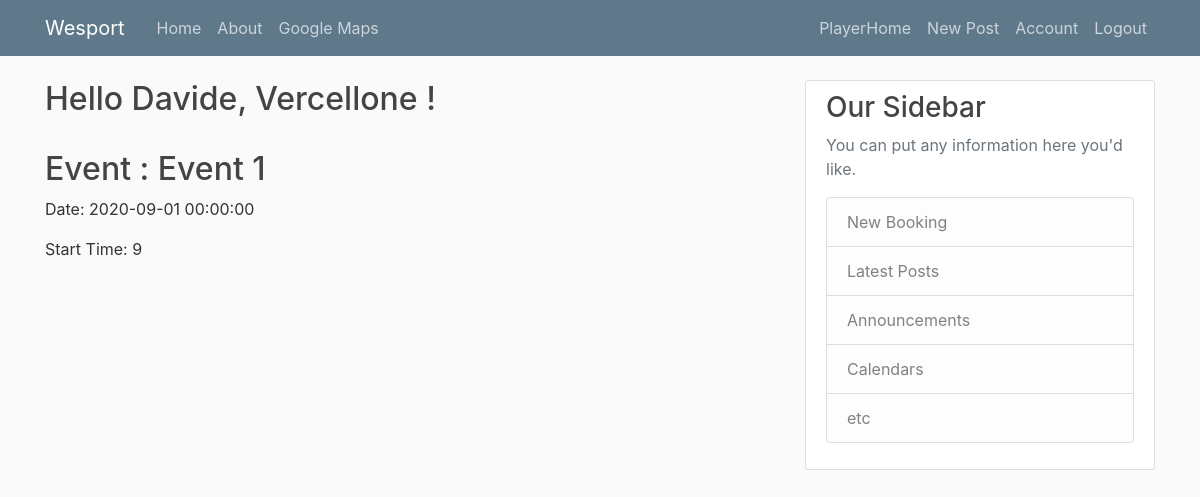
The page /player_home (signed in) on the database as committed earlier.
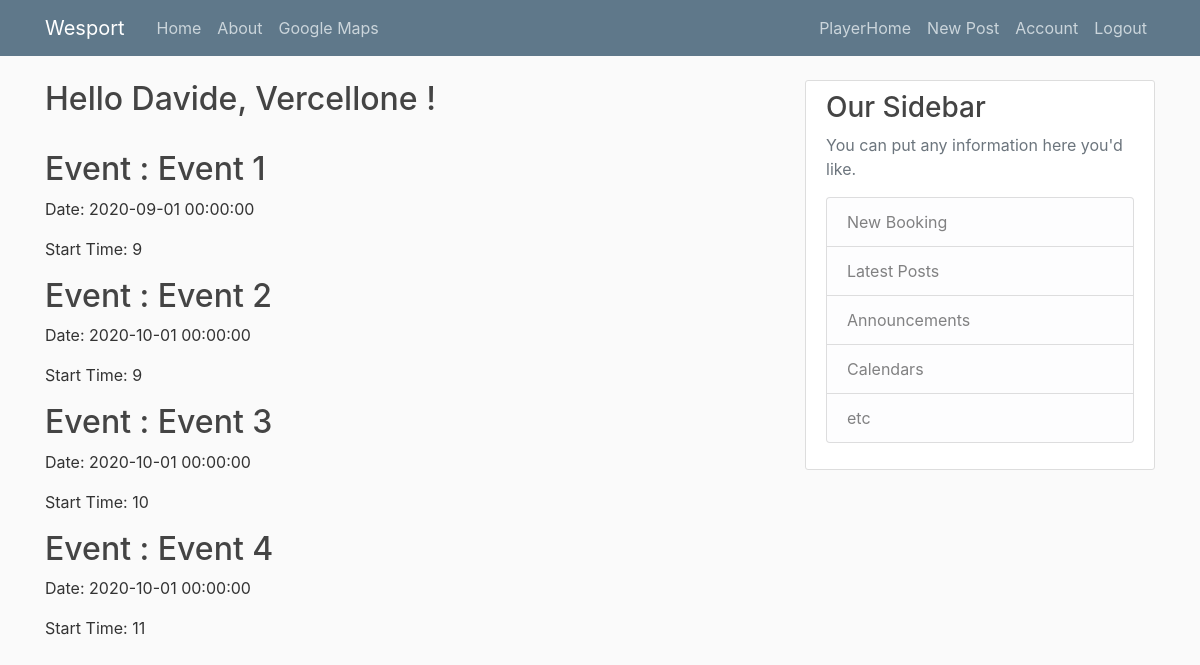
The same page on the database as committed later.
### wesport/models.py (models this page shows, shortened)
class Player(db.Model):
    id = db.Column(db.Integer, primary_key=True)
    name = db.Column(db.String(60), nullable=False)
    surname = db.Column(db.String(60), nullable=False)
    gender = db.Column(db.String(10), nullable=False)
    phone_number = db.Column(db.String(20), unique=True, nullable=False)
    address = db.Column(db.String(60), nullable=False)
    birthdate = db.Column(db.Date, nullable=False)
    subscription_date = db.Column(db.Date, nullable=False, default=datetime.utcnow)
    image_file = db.Column(db.String(20), nullable=False, default='default.jpg')
    user_id = db.Column(db.Integer, db.ForeignKey('user.id'), nullable=False)

class Booking(db.Model):
    id = db.Column(db.Integer, primary_key=True)
    title = db.Column(db.String(64), nullable=False, unique=False)
    date = db.Column(db.DateTime, nullable=False)
    startTime = db.Column(db.Integer, nullable=False)
    endTime = db.Column(db.Integer, nullable=False)  # should be calculated with startTime and duration
    duration = db.Column(db.Integer, nullable=False)
    booker_id = db.Column(db.Integer, db.ForeignKey('player.id'), nullable=False)
    field_id = db.Column(db.Integer, db.ForeignKey('field.id'), nullable=False)
    player_list = db.relationship('Player', backref='Booking', lazy=True)

### wesport/player/routes.py (the view)
@player.route("/player_home")
def player_home():
    if current_user.is_authenticated:
        if current_user.urole == 'Club':
            return redirect(url_for('club.club_home'))
    player = Player.query.filter_by(user_id=current_user.id).first()
    bookings = Booking.query.filter_by(booker_id=current_user.id)
    return render_template('player_home.html', player=player, bookings=bookings)

### wesport/models.py (called while the page is built)
@login_manager.user_loader
def load_user(user_id):
    return User.query.get(int(user_id))

### wesport/templates/player_home.html
{% extends 'layout.html' %}
{% block content %}
    <h2>Hello {{ player.name}}, {{ player.surname }} !</h2> <br>
    {% for booking in bookings %}
        <div>
            <h2><a class="article-title" href="#">Event : {{  booking.title }}</a></h2>
            <p class="article-content">Date: {{ booking.date }}</p>
            <p class="article-content">Start Time: {{ booking.startTime }}</p>
        </div>
    {% endfor %}
{% endblock content %}

### wesport/templates/layout.html (shortened to what this page needs)
<!DOCTYPE html>
<html lang="en">
<head>
    <link rel="stylesheet" href="https://stackpath.bootstrapcdn.com/bootstrap/4.3.1/css/bootstrap.min.css">
    <link rel="stylesheet" type="text/css" href="{{ url_for('static', filename='main.css') }}">
</head>
<body>
    <header class="site-header">
      <nav class="navbar navbar-expand-md navbar-dark bg-steel fixed-top">
        <div class="container">
          <a class="navbar-brand mr-4" href="/">Wesport</a>
          <div class="collapse navbar-collapse" id="navbarToggle">
            <div class="navbar-nav mr-auto">
              <a class="nav-item nav-link" href="{{ url_for('main.home') }}">Home</a>
              <a class="nav-item nav-link" href="{{ url_for('main.about') }}">About</a>
              <a class="nav-item nav-link" href="https://www.google.com/maps" target="_blank">Google Maps</a>
            </div>
            <div class="navbar-nav">
                {% if current_user.is_authenticated %}
                    {% if current_user.urole == 'Player' %}
                        <a class="nav-item nav-link" href="{{ url_for('player.player_home') }}">PlayerHome</a>
                    {% else %}
                        <a class="nav-item nav-link" href="{{ url_for('club.club_home') }}">ClubHome</a>
                    {% endif %}
                    <a class="nav-item nav-link" href="{{ url_for('posts.new_post') }}">New Post</a>
                    <a class="nav-item nav-link" href="{{ url_for('main.account') }}">Account</a>
                    <a class="nav-item nav-link" href="{{ url_for('main.logout') }}">Logout</a>
                {% else %}
                    <a class="nav-item nav-link" href="{{ url_for('main.login') }}">Login</a>
                    <a class="nav-item nav-link" href="{{ url_for('main.register') }}">Register</a>
                {% endif %}
            </div>
          </div>
        </div>
      </nav>
    </header>
    <main role="main" class="container">
      <div class="row">
        <div class="col-md-8">
            {% block content %}{% endblock %}
        </div>
        <div class="col-md-4">
          <div class="content-section">
            <h3>Our Sidebar</h3>
            <p class='text-muted'>You can put any information here you'd like.
              <ul class="list-group">
                {% if current_user.is_authenticated %}
                    {% if current_user.urole == 'Club' %}
                        <a class="list-group-item list-group-item-light" href="{{ url_for('club.add_field') }}">Add Field</a>
                        <li class="list-group-item list-group-item-light">Latest Posts</li>
                        <li class="list-group-item list-group-item-light">Announcements</li>
                        <li class="list-group-item list-group-item-light">Calendars</li>
                        <li class="list-group-item list-group-item-light">etc</li>
                    {% else %}
                        <a class="list-group-item list-group-item-light" href="{{ url_for('player.new_booking') }}">New Booking</a>
                        <li class="list-group-item list-group-item-light">Latest Posts</li>
                        <li class="list-group-item list-group-item-light">Announcements</li>
                        <li class="list-group-item list-group-item-light">Calendars</li>
                        <li class="list-group-item list-group-item-light">etc</li>
                    {% endif %}
                {% else %}
                    <li class="list-group-item list-group-item-light">Latest Posts</li>
                    <li class="list-group-item list-group-item-light">Announcements</li>
                    <li class="list-group-item list-group-item-light">Calendars</li>
                    <li class="list-group-item list-group-item-light">etc</li>
                {% endif %}
              </ul>
            </p>
          </div>
        </div>
      </div>
    </main>
</body>
</html>

### wesport/static/main.css (style rules this page uses)
body { background: #fafafa; color: #333333; margin-top: 5rem; }
h1, h2, h3, h4, h5, h6 { color: #444444; }
.bg-steel { background-color: #5f788a; }
.site-header .navbar-nav .nav-link { color: #cbd5db; }
.content-section { background: #ffffff; padding: 10px 20px; border: 1px solid #dddddd; border-radius: 3px; margin-bottom: 20px; }
.article-title { color: #444444; }
.article-content { white-space: pre-line; }

Rows that differ between the two databases and show on the page:
added Booking: title "Event 2", date "2020-10-01 00:00:00", startTime "9"
added Booking: title "Event 3", date "2020-10-01 00:00:00", startTime "10"
added Booking: title "Event 4", date "2020-10-01 00:00:00", startTime "11"
